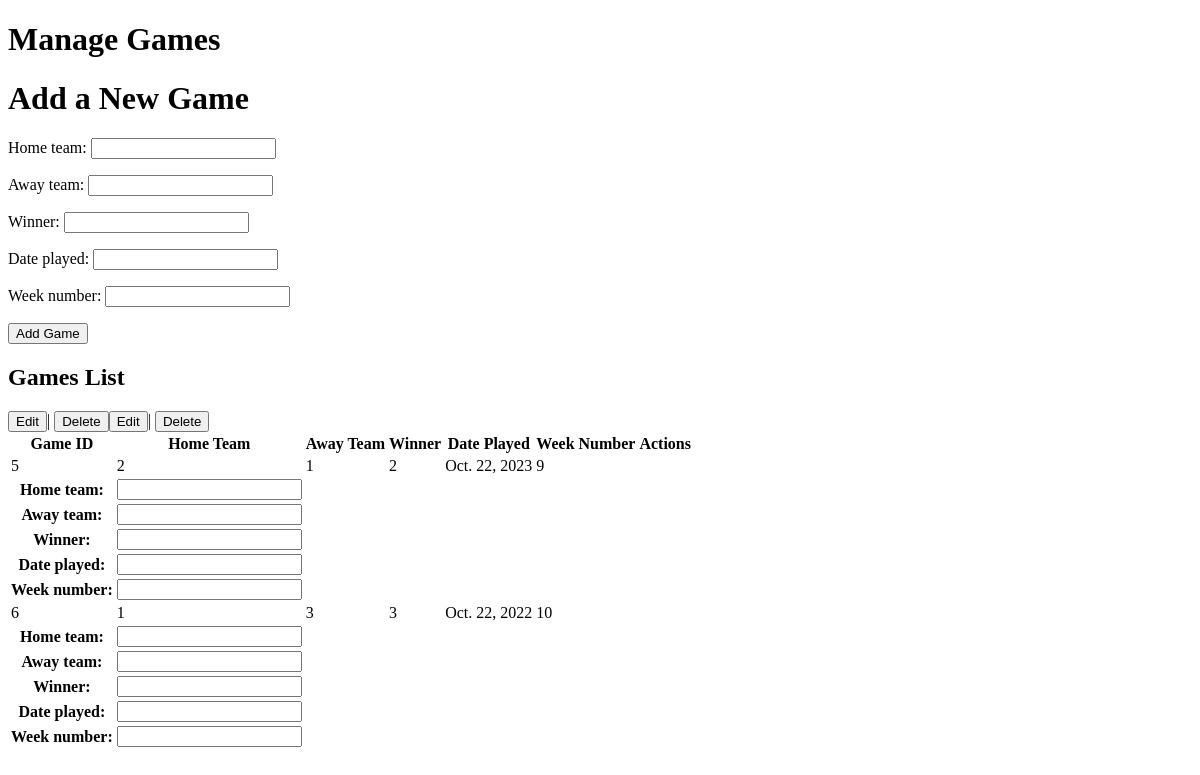
The page /seasontracker/games_interface/ on the database as committed earlier.
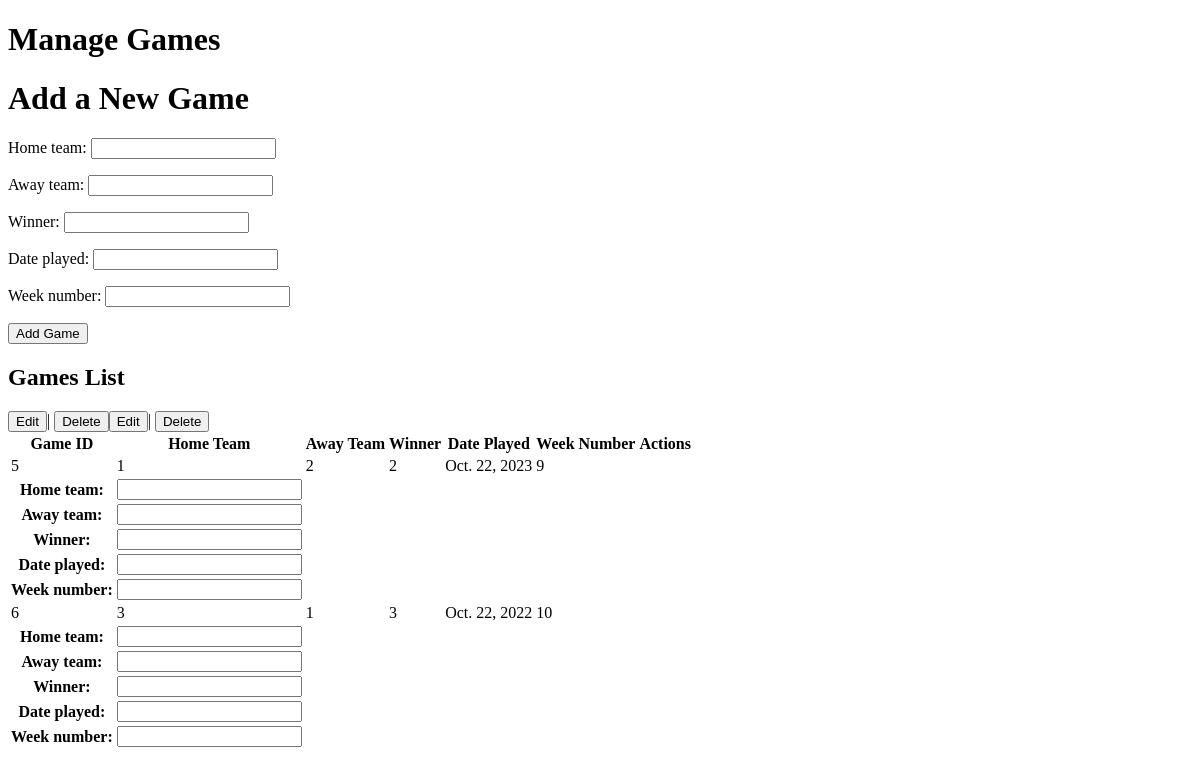
The same page on the database as committed later.
### nflseason/models.py (models this page shows)
class Games(models.Model):
    game_id = models.AutoField(primary_key=True)
    home_team = models.IntegerField()
    away_team = models.IntegerField()
    winner = models.IntegerField()
    date_played = models.DateField()
    week_number = models.IntegerField()

### nflseason/views.py (the view, shortened to what this page needs)
# urls.py: path('games_interface/', views.games_interface, name='games_interface'),
def games_interface(request):
    form = GamesForm()
    games = Games.objects.all()
    return render(request, 'games_interface.html', {'form': form, 'games': games})

### nflseason/forms.py
class GamesForm(forms.ModelForm):
    class Meta:
        model = Games
        fields = '__all__'

### nflseason/templates/games_interface.html (shortened to what this page needs)
<!DOCTYPE html>
<html>
<head>
</head>
<body>
    <h1>Manage Games</h1>
    <h1>Add a New Game</h1>
    <form method="post">
        {{ form.as_p }}
        <input type="submit" value="Add Game">
    </form>
    <h2>Games List</h2>
    <table>
        <tr>
            <th>Game ID</th>
            <th>Home Team</th>
            <th>Away Team</th>
            <th>Winner</th>
            <th>Date Played</th>
            <th>Week Number</th>
            <th>Actions</th>
        </tr>
        {% for game in games %}
            <tr>
                <td>{{ game.game_id }}</td>
                <td>{{ game.home_team }}</td>
                <td>{{ game.away_team }}</td>
                <td>{{ game.winner }}</td>
                <td>{{ game.date_played }}</td>
                <td>{{ game.week_number }}</td>
                <td>
                    <form method="post" class="edit-game-form">
                        {{ form.as_table }}
                        <input type="submit" value="Edit">
                    </form> |
                    <form method="post" action="{% url 'delete_game' game.game_id %}">
                        <input type="submit" value="Delete">
                    </form>
                </td>
            </tr>
        {% endfor %}
    </table>
</body>
</html>

Rows that differ between the two databases and show on the page:
changed Games "Oct. 22, 2023": home_team "2" → "1"; away_team "1" → "2"
changed Games "Oct. 22, 2022": home_team "1" → "3"; away_team "3" → "1"
